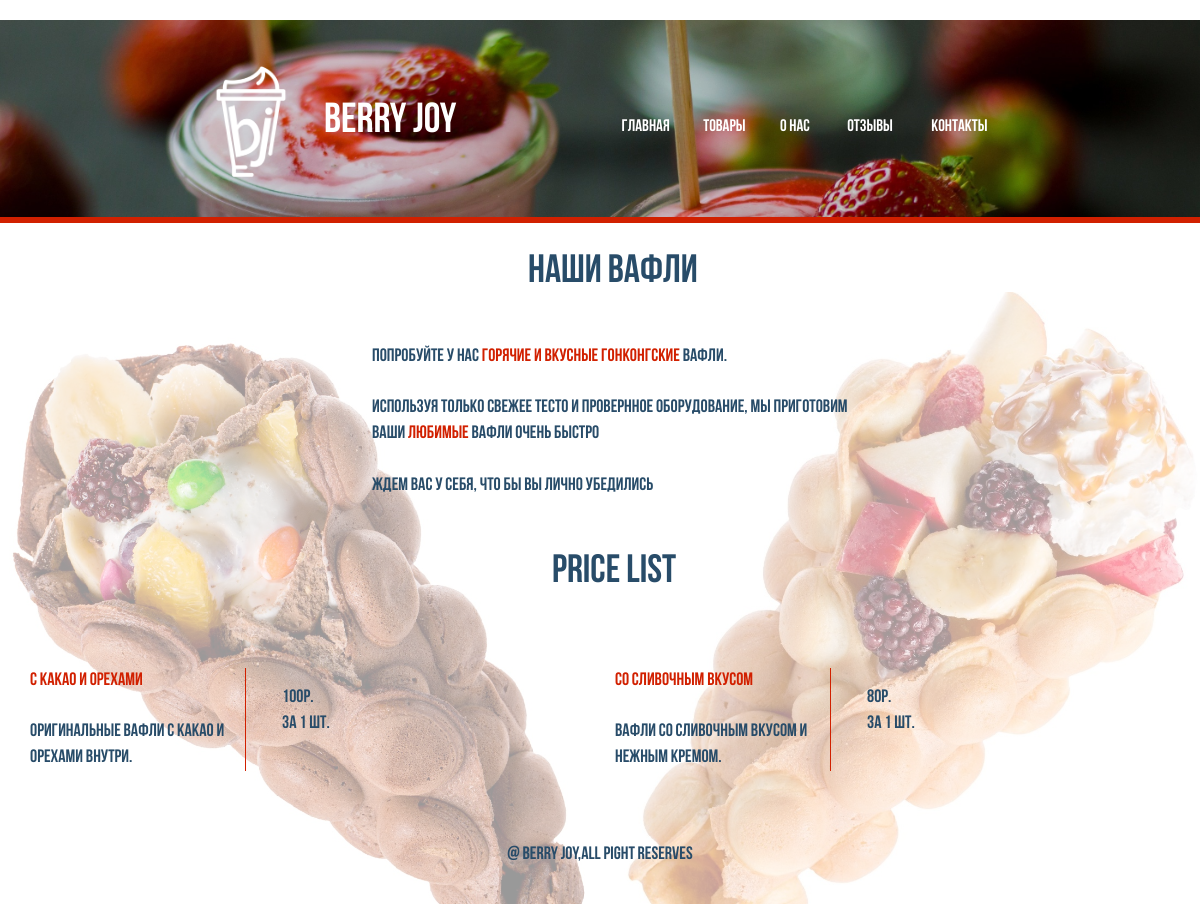
/main/waffle, run on the app's committed database.
### main/models.py (models this page shows, shortened)
class Waffle(models.Model):
    name = models.CharField(max_length = 120)
    text = models.TextField()
    price = models.IntegerField()
    mass = models.IntegerField()

### main/templates/main/Waffle/index.html (shortened to what this page needs)
﻿<!DOCTYPE html>
<html lang="en">
<head>
    <link rel="stylesheet" type="text/css" href="/static/style_Waffle.css">
    <link rel="stylesheet" type="text/css" href="/static/style14.css">
    <link rel="stylesheet" href="/static/animate.css">
</head>
<body>
	<div class="all wow slideInLeft" data-wow-duration="1s" data-wow-offset = "200">
		<div class="header">
			<div class="back_image">
				<img style="border-bottom: 0.5vw solid #d12000" src="/static/Content/header_back_image3.jpg" alt="" id="back_image_image">
			</div>
			<div class="logo_block">
				<a href="../Main/index.html">
					<p style="margin-top:3.5vw" class="logo_text">Berry Joy</p>
				</a>
			</div>
			<div class="logo_png">
				<img src="/static/Content/Berry_Joy_logo.png" alt="" id="logo_png_image">
			</div>
			<div id="navigation_menu">
                <nav>
                    <a href="main" id="Home">Главная</a>
                    <a href="product" id="Services">Товары</a>
                    <a href="about" id="Aboutus">О нас</a>
                    <a href="comment" id="Portfolio">Отзывы</a>
                    <a href="contact" id="Contact">Контакты</a>
                </nav>
			</div>
		</div>
		<div class="block_1">
			<p class="main_text">Попробуйте у нас <span id="neader_title_mini_text_red"> горячие и вкусные гонконгские </span> вафли.
				<br><br>Используя только свежее тесто и провернное оборудование, мы приготовим ваши  <span id="neader_title_mini_text_red"> любимые </span> вафли очень быстро <br><br>Ждем вас у себя, что бы вы лично убедились </p>
			<div class="about_block">
				<img src="/static/Content/1_RUEGVVhkva-k5QGW-Kw-Tg.jpeg" style="opacity: 0.4;left:6vw;width: 110vw;z-index: 0;" alt="" id="info_logo">
				<p class="about_text">Наши вафли</p>
			</div>
		</div>
		<div style="top: -4vw;" class="block_1">
			<div class="about_block">
				<p style="left: 58.5vw" class="about_text">price list</p>
			</div>
		</div>
        <div style="padding-top: 54vw;z-index: 10" class="container">
            <div class="row">
                {% for post in object_list %}
                <div class="col-md-6">
                    <p style="left: 0;top: 0;width: 18vw;border-right: 0.1vw solid #d12000" class="main_text">
                        <span id="neader_title_mini_text_red"> {{post.name}} </span>
                        <br><br>{{post.text}}
                    </p>
                    <p style="left: 21vw;top: -8vw;width: 18vw;" class="main_text"> {{post.price}}р. <br> за {{post.mass}} шт. </p>
                </div>
                {% endfor %}
            </div>
            <div style="text-align:center;" class="row">
                <div style="text-align:center;" class="col-md-4">
                </div>
                <div style="text-align:center;" class="col-md-4">
                    <p style="text-align:center;font-size: 1.5vw;font-family: BebasNeueBold;color: #284c69;z-index: 10;margin-bottom: 3vw">@ <span id="neader_title_mini_text_yellow"> Berry joy</span>,all pight reserves</p>
                </div>
                <div style="text-align:center;" class="col-md-4">
                </div>
            </div>
        </div>
	</div>
</body>
</html>

### main/static/style_Waffle.css (style rules this page uses)
html, body { overflow-x: hidden; padding: 0px; margin: 0 auto; background-color: white; }
.all { position: relative; width: 100%; height: auto; margin: auto; overflow-y: hidden; overflow-x: hidden; }
#back_image_image { position: absolute; left: -1vw; width: 101vw; z-index: 1; }
.logo_text { font-size: 3.5vw; font-family: BebasNeueBold; color: rgb( 255, 255, 255 ); font-weight: bold; text-transform: uppercase; line-height: 0.4; text-align: left; position: absolute; left: 27vw; top: 4.3vw; width: 15vw; height: 5vw; z-index: 77; }
#logo_png_image { position: absolute; left: 15.8vw; top: 2.2vw; width: 10vw; z-index: 77; }
#navigation_menu { position: absolute; }
#Home, #Services, #Aboutus, #Portfolio, #Contact { display: block; margin: 1.3vw; font-family: BebasNeueBold; font-size: 1.4vw; color: white; text-decoration: none; z-index: 77; }
#Home { position: absolute; top: 6.6vw; left: 50.5vw; }
#Services { position: absolute; top: 6.6vw; left: 57.3vw; }
#Aboutus { position: absolute; top: 6.6vw; left: 63.7vw; width: 2.5vw; }
#Portfolio { position: absolute; top: 6.6vw; left: 69.3vw; }
#Contact { position: absolute; top: 6.6vw; left: 76.3vw; }
#neader_title_mini_text_red { color: #d12000; }
.block_1 { position: absolute; left: -15vw; top: -29vw; }
.main_text { position: relative; font-size: 1.5vw; font-family: BebasNeueBold; color: #284c69; top: 56vw; left: 46vw; background-color: transparent; width: 40vw; z-index: 10; }
.about_block { position: absolute; top: -40px; left: 30px; }
#info_logo { position: absolute; top: 55vw; left: 19.2vw; width: 35.5vw; z-index: 1; }
.about_text { position: absolute; top: 51vw; left: 56.5vw; width: 20vw; z-index: 1; font-size: 3.3vw; font-family: BebasNeueBold; color: #284c69; }

### main/templates/main/Waffle/index.html (style rules this page uses)
.all { position: relative; width: 100%; height: auto; margin: auto; overflow-y: hidden; overflow-x: hidden; }
html,body { overflow-x: hidden; padding: 0px; margin: 0 auto; background-color: white; }

### data on the page
Waffle: name "С какао и орехами", text "Оригинальные вафли с какао и орехами внутри.", price "100", mass "1"
Waffle: name "Со сливочным вкусом", text "Вафли со сливочным вкусом и нежным кремом.", price "80", mass "1"
